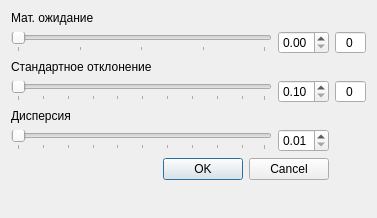
<?xml version="1.0" encoding="UTF-8"?>
<ui version="4.0">
 <class>gaussian_Dialog</class>
 <widget class="QWidget" name="gaussian_Dialog">
  <property name="geometry">
   <rect>
    <x>0</x>
    <y>0</y>
    <width>377</width>
    <height>218</height>
   </rect>
  </property>
  <property name="windowTitle">
   <string>Настройки атаки &quot;Гауссовский шум&quot;</string>
  </property>
  <property name="windowIcon">
   <iconset resource="icons.qrc">
    <normaloff>:/icons/icons/gaussian.svg</normaloff>:/icons/icons/gaussian.svg</iconset>
  </property>
  <layout class="QGridLayout" name="gridLayout">
   <item row="1" column="0">
    <widget class="QSlider" name="mean_Slider">
     <property name="minimum">
      <number>0</number>
     </property>
     <property name="maximum">
      <number>100</number>
     </property>
     <property name="singleStep">
      <number>5</number>
     </property>
     <property name="value">
      <number>0</number>
     </property>
     <property name="sliderPosition">
      <number>0</number>
     </property>
     <property name="orientation">
      <enum>Qt::Horizontal</enum>
     </property>
     <property name="tickPosition">
      <enum>QSlider::TicksBelow</enum>
     </property>
     <property name="tickInterval">
      <number>25</number>
     </property>
    </widget>
   </item>
   <item row="1" column="1">
    <widget class="QDoubleSpinBox" name="mean_doubleSpinBox">
     <property name="maximum">
      <double>1.000000000000000</double>
     </property>
     <property name="singleStep">
      <double>0.100000000000000</double>
     </property>
    </widget>
   </item>
   <item row="1" column="2">
    <widget class="QDoubleSpinBox" name="mean_brightness_doubleSpinBox">
     <property name="toolTip">
      <string>Примерное соответствующее значение яркости в диапозоне от 0 до 255</string>
     </property>
     <property name="alignment">
      <set>Qt::AlignCenter</set>
     </property>
     <property name="readOnly">
      <bool>true</bool>
     </property>
     <property name="buttonSymbols">
      <enum>QAbstractSpinBox::NoButtons</enum>
     </property>
     <property name="decimals">
      <number>0</number>
     </property>
     <property name="maximum">
      <double>255.000000000000000</double>
     </property>
    </widget>
   </item>
   <item row="2" column="0" colspan="2">
    <widget class="QLabel" name="label_dev">
     <property name="text">
      <string>Стандартное отклонение</string>
     </property>
    </widget>
   </item>
   <item row="3" column="0">
    <widget class="QSlider" name="dev_Slider">
     <property name="minimum">
      <number>1</number>
     </property>
     <property name="maximum">
      <number>100</number>
     </property>
     <property name="singleStep">
      <number>5</number>
     </property>
     <property name="value">
      <number>1</number>
     </property>
     <property name="sliderPosition">
      <number>1</number>
     </property>
     <property name="orientation">
      <enum>Qt::Horizontal</enum>
     </property>
     <property name="tickPosition">
      <enum>QSlider::TicksBelow</enum>
     </property>
     <property name="tickInterval">
      <number>10</number>
     </property>
    </widget>
   </item>
   <item row="3" column="1">
    <widget class="QDoubleSpinBox" name="dev_doubleSpinBox">
     <property name="decimals">
      <number>2</number>
     </property>
     <property name="minimum">
      <double>0.100000000000000</double>
     </property>
     <property name="maximum">
      <double>1.000000000000000</double>
     </property>
     <property name="singleStep">
      <double>0.100000000000000</double>
     </property>
     <property name="value">
      <double>0.100000000000000</double>
     </property>
    </widget>
   </item>
   <item row="3" column="2">
    <widget class="QDoubleSpinBox" name="dev_brightness_doubleSpinBox">
     <property name="toolTip">
      <string>Примерное соответствующее яркостное отклонение от мат. ожидания</string>
     </property>
     <property name="alignment">
      <set>Qt::AlignCenter</set>
     </property>
     <property name="readOnly">
      <bool>true</bool>
     </property>
     <property name="buttonSymbols">
      <enum>QAbstractSpinBox::NoButtons</enum>
     </property>
     <property name="decimals">
      <number>0</number>
     </property>
     <property name="maximum">
      <double>255.000000000000000</double>
     </property>
    </widget>
   </item>
   <item row="5" column="0">
    <widget class="QSlider" name="var_Slider">
     <property name="minimum">
      <number>1</number>
     </property>
     <property name="maximum">
      <number>100</number>
     </property>
     <property name="singleStep">
      <number>5</number>
     </property>
     <property name="value">
      <number>1</number>
     </property>
     <property name="sliderPosition">
      <number>1</number>
     </property>
     <property name="orientation">
      <enum>Qt::Horizontal</enum>
     </property>
     <property name="tickPosition">
      <enum>QSlider::TicksBelow</enum>
     </property>
     <property name="tickInterval">
      <number>10</number>
     </property>
    </widget>
   </item>
   <item row="5" column="1">
    <widget class="QDoubleSpinBox" name="var_doubleSpinBox">
     <property name="readOnly">
      <bool>false</bool>
     </property>
     <property name="minimum">
      <double>0.010000000000000</double>
     </property>
     <property name="maximum">
      <double>1.000000000000000</double>
     </property>
     <property name="singleStep">
      <double>0.010000000000000</double>
     </property>
     <property name="value">
      <double>0.010000000000000</double>
     </property>
    </widget>
   </item>
   <item row="7" column="1">
    <spacer name="verticalSpacer">
     <property name="orientation">
      <enum>Qt::Vertical</enum>
     </property>
     <property name="sizeHint" stdset="0">
      <size>
       <width>20</width>
       <height>40</height>
      </size>
     </property>
    </spacer>
   </item>
   <item row="0" column="0" colspan="2">
    <widget class="QLabel" name="label_mean">
     <property name="text">
      <string>Мат. ожидание</string>
     </property>
    </widget>
   </item>
   <item row="4" column="0" colspan="2">
    <widget class="QLabel" name="label_var">
     <property name="text">
      <string>Дисперсия</string>
     </property>
    </widget>
   </item>
   <item row="6" column="0" colspan="2">
    <widget class="QDialogButtonBox" name="buttonBox_dialog">
     <property name="standardButtons">
      <set>QDialogButtonBox::Cancel|QDialogButtonBox::Ok</set>
     </property>
    </widget>
   </item>
  </layout>
 </widget>
 <resources>
  <include location="icons.qrc"/>
 </resources>
 <connections>
  <connection>
   <sender>buttonBox_dialog</sender>
   <signal>rejected()</signal>
   <receiver>gaussian_Dialog</receiver>
   <slot>close()</slot>
   <hints>
    <hint type="sourcelabel">
     <x>153</x>
     <y>179</y>
    </hint>
    <hint type="destinationlabel">
     <x>153</x>
     <y>103</y>
    </hint>
   </hints>
  </connection>
  <connection>
   <sender>buttonBox_dialog</sender>
   <signal>accepted()</signal>
   <receiver>gaussian_Dialog</receiver>
   <slot>close()</slot>
   <hints>
    <hint type="sourcelabel">
     <x>153</x>
     <y>179</y>
    </hint>
    <hint type="destinationlabel">
     <x>153</x>
     <y>103</y>
    </hint>
   </hints>
  </connection>
 </connections>
</ui>
